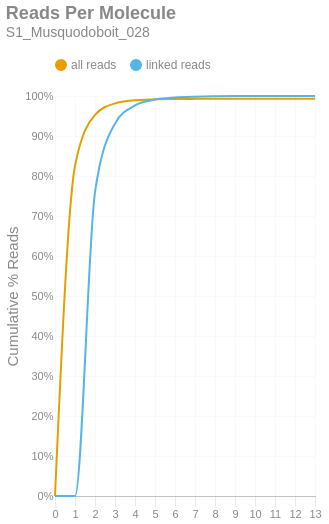

The notebook cell saved with this chart:
### Markdown cell above
### Reads per Molecule
This chart shows the cumulative distribution of the number of reads per linked molecule. That is, how many alignments are associated with a unique molecule. This excludes the number of reads associated with invalid or absent linked-read barcodes. The `linked` histogram is the percentages recalculated when disregarding singletons.

### Code cell
if SKIPLR:
    print_html(f"Skipped")
else:
    counts = np.bincount(valids['reads'].cast(pl.Int64).to_numpy())
    weighted = counts * np.arange(len(counts))
    all_perc = weighted / n_reads
    linked_perc = weighted / n_linked_reads
    linked_perc[1] = 0
    binned_df = pl.DataFrame({
        'readsper': list(range(len(counts))),
        'all reads (cumsum)': np.cumsum(all_perc).tolist(),
        'linked reads (cumsum)': np.cumsum(linked_perc).tolist(),
    })

    with SafeRender(binned_df):
        (
            density_plot(binned_df, 'Reads Per Molecule', samplename, 'readspmol')
            .encode(
                x=alt.X('readsper:O', title=None).axis(labelAngle=0).scale(padding=0),
                y=alt.Y('value:Q', title='Cumulative % Reads').axis(format='%').stack(False),
                color=alt.Color("key:N").scale(domain=["all reads", "linked reads"]),
                tooltip=[
                    alt.Tooltip("key:N", title="Data Type"),
                    alt.Tooltip("readsper:O", title="Reads Per Molecule"),
                    alt.Tooltip("value:Q", format=".2%", title="% Reads (Cum.)")
                ]            
            )
        ).display()

### Figure 1 — Vega-Lite specification as saved in the notebook (floating-point values rounded to 4 significant figures)
{"width": "container", "height": 400, "config": {"title": {"anchor": "start", "dy": -15, "fontSize": 18, "color": "#888888", "subtitleColor": "#888888", "subtitleFontSize": 14}, "arc": {"fill": "#0072B2"}, "axis": {"domainColor": "#888888", "domainWidth": 0.5, "gridWidth": 0.2, "grid": false, "titleFontWeight": 400, "titleFontSize": 15, "labelFontSize": 11, "labelColor": "#888888", "tickColor": "#888888", "tickWidth": 0.2, "titleColor": "#888888"}, "axisBand": {"grid": false}, "axisX": {"grid": true, "tickSize": 10, "domainCap": "round"}, "axisY": {"domain": false, "grid": true, "tickSize": 0, "domainCap": "round"}, "background": "transparent", "header": {"labelFontSize": 15, "labelColor": "#888888", "titleFontSize": 15, "titleFontWeight": 600, "titleColor": "#888888"}, "legend": {"labelFont": "sans-serif", "labelFontSize": 12, "labelColor": "#888888", "symbolSize": 100, "symbolType": "circle", "titleFontSize": 12, "titlePadding": 10, "titleColor": "#888888", "title": null, "orient": "top"}, "range": {"category": ["#E69F00", "#56B4E9", "#009E73", "#F0E442", "#0072B2", "#D55E00", "#CC79A7", "#000000"], "diverging": ["#cfe8f3", "#a2d4ec", "#73bfe2", "#46abdb", "#1696d2", "#12719e"]}, "area": {"fill": "#0072B2", "fillOpacity": 0.7, "line": true, "strokeOpacity": 0.7}, "line": {"color": "#0072B2", "stroke": "#0072B2", "strokeWidth": 2}, "trail": {"color": "#0072B2", "stroke": "#0072B2", "strokeWidth": 0, "size": 1}, "point": {"filled": true, "fillOpacity": 1.0, "size": 95}, "text": {"color": "#888888", "fontSize": 11, "align": "right", "fontWeight": 400, "size": 11}, "bar": {"fill": "#0072B2", "stroke": null}, "view": {"stroke": null, "continuousWidth": 660, "continuousHeight": 400}}, "data": {"name": "data-00964b9bd42555d65c4ed89081d56a57"}, "mark": {"type": "line", "interpolate": "monotone", "point": {"opacity": 0, "size": 275}}, "encoding": {"color": {"field": "key", "scale": {"domain": ["all reads", "linked reads"]}, "type": "nominal"}, "tooltip": [{"field": "key", "title": "Data Type", "type": "nominal"}, {"field": "readsper", "title": "Reads Per Molecule", "type": "ordinal"}, {"field": "value", "format": ".2%", "title": "% Reads (Cum.)", "type": "quantitative"}], "x": {"axis": {"labelAngle": 0}, "field": "readsper", "scale": {"padding": 0}, "title": null, "type": "ordinal"}, "y": {"axis": {"format": "%"}, "field": "value", "stack": false, "title": "Cumulative % Reads", "type": "quantitative"}}, "params": [{"name": "param_c36ac31b6afebe62", "select": {"type": "point", "fields": ["key"]}, "bind": "legend"}], "title": {"text": "Reads Per Molecule", "subtitle": "S1_Musquodoboit_028"}, "transform": [{"fold": ["all reads (cumsum)", "linked reads (cumsum)"]}, {"calculate": "replace(datum.key, ' (cumsum)', '')", "as": "key"}, {"filter": {"param": "param_c36ac31b6afebe62"}}], "usermeta": {"embedOptions": {"downloadFileName": "S1_Musquodoboit_028.readspmol"}}, "$schema": "https://vega.github.io/schema/vega-lite/v6.1.0.json", "datasets": {"data-00964b9bd42555d65c4ed89081d56a57": [{"readsper": 0, "all reads (cumsum)": 0.0, "linked reads (cumsum)": 0.0}, {"readsper": 1, "all reads (cumsum)": 0.8251, "linked reads (cumsum)": 0.0}, {"readsper": 2, "all reads (cumsum)": 0.9527, "linked reads (cumsum)": 0.7597}, {"readsper": 3, "all reads (cumsum)": 0.9815, "linked reads (cumsum)": 0.931}, {"readsper": 4, "all reads (cumsum)": 0.9892, "linked reads (cumsum)": 0.9766}, {"readsper": 5, "all reads (cumsum)": 0.9916, "linked reads (cumsum)": 0.9912}, {"readsper": 6, "all reads (cumsum)": 0.9925, "linked reads (cumsum)": 0.9963}, {"readsper": 7, "all reads (cumsum)": 0.9928, "linked reads (cumsum)": 0.9984}, {"readsper": 8, "all reads (cumsum)": 0.993, "linked reads (cumsum)": 0.9993}, {"readsper": 9, "all reads (cumsum)": 0.9931, "linked reads (cumsum)": 0.9998}, {"readsper": 10, "all reads (cumsum)": 0.9931, "linked reads (cumsum)": 0.9999}, {"readsper": 11, "all reads (cumsum)": 0.9931, "linked reads (cumsum)": 0.9999}, {"readsper": 12, "all reads (cumsum)": 0.9931, "linked reads (cumsum)": 1.0}, {"readsper": 13, "all reads (cumsum)": 0.9931, "linked reads (cumsum)": 1.0}]}}
